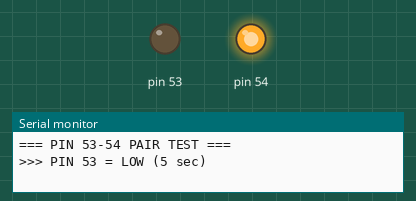
Recording of a sketch running on a simulated Arduino Mega 2560, built with avr-gcc and run on an emulated ATmega2560. Shown: output pins drawn as LEDs (lit = HIGH), the last lines printed to the serial monitor.

Above: at 4.5 s.
At 12.5 s:
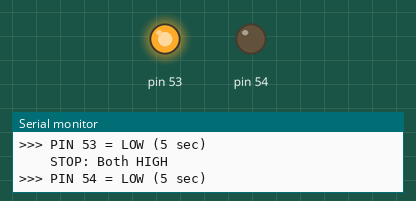
At 16.5 s:
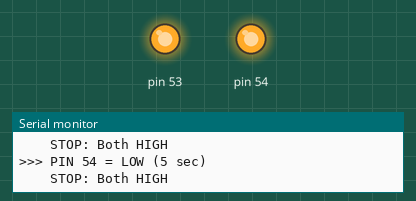
Timing chart, 0 to 22.8 s (numbered marks = the images above):
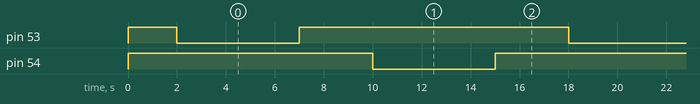

The sketch:

test_pin53_54_pair.ino
```cpp
/**
 * Test PIN 53-54 PAIR (LOW = ON)
 */

void setup() {
  Serial.begin(115200);
  pinMode(53, OUTPUT);
  pinMode(54, OUTPUT);

  digitalWrite(53, HIGH);
  digitalWrite(54, HIGH);

  Serial.println("\n=== PIN 53-54 PAIR TEST ===\n");
  delay(2000);
}

void loop() {
  Serial.println(">>> PIN 53 = LOW (5 sec)");
  digitalWrite(54, HIGH);  // 54 OFF
  digitalWrite(53, LOW);   // 53 ON
  delay(5000);
  Serial.println("    STOP: Both HIGH\n");
  digitalWrite(53, HIGH);
  digitalWrite(54, HIGH);
  delay(3000);

  Serial.println(">>> PIN 54 = LOW (5 sec)");
  digitalWrite(53, HIGH);  // 53 OFF
  digitalWrite(54, LOW);   // 54 ON
  delay(5000);
  Serial.println("    STOP: Both HIGH\n");
  digitalWrite(53, HIGH);
  digitalWrite(54, HIGH);
  delay(3000);
}
```

Measured:
- by itself, pin 53, pin 54: alternates HIGH for 11.0 s and LOW for 5.0 s
- by itself, everything shown: repeats every 16.0 s, in 4 steps
